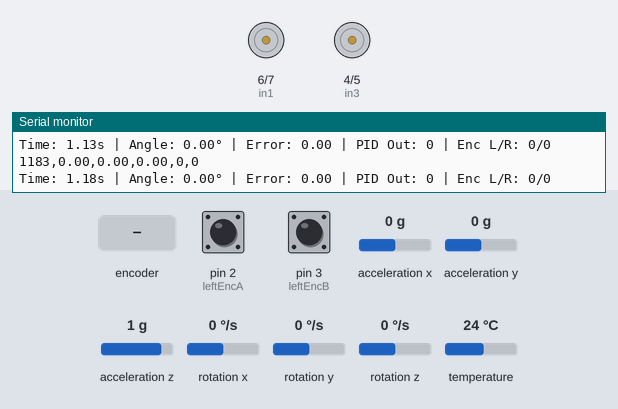
Simulated run of this sketch. Board: Arduino Uno, built with avr-gcc and run on an emulated ATmega328P. On the bench: motor-driver pin pairs drawn as motors (green arrow = first pin HIGH = forward, orange = second pin HIGH = backward, longer = more drive, scaled by the enable pin), the last lines printed to the serial monitor. Inputs (shaded band) come from the test bench; at power-on: rotation x 0 °/s, acceleration y 0 g, pin 2 (leftEncA) HIGH, pin 3 (leftEncB) HIGH, acceleration x 0 g, acceleration z 1 g, rotation y 0 °/s, rotation z 0 °/s, temperature 24 °C.

Above: at 1.2 s.
1.3 s: rotation x set to -192 °/s
At 1.56 s:
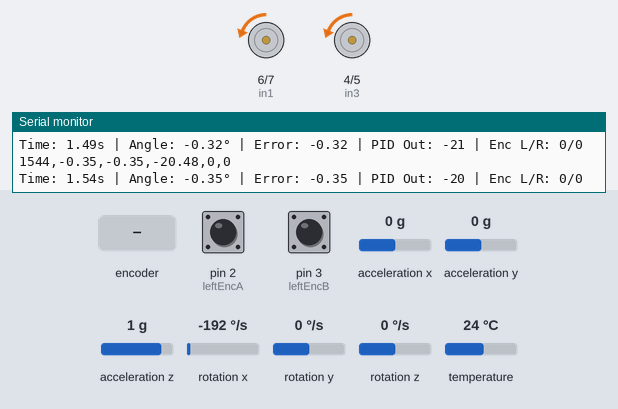
4.3 s: acceleration y set to -1.4 g
5.8 s: acceleration y set to 0 g
At 5.95 s:
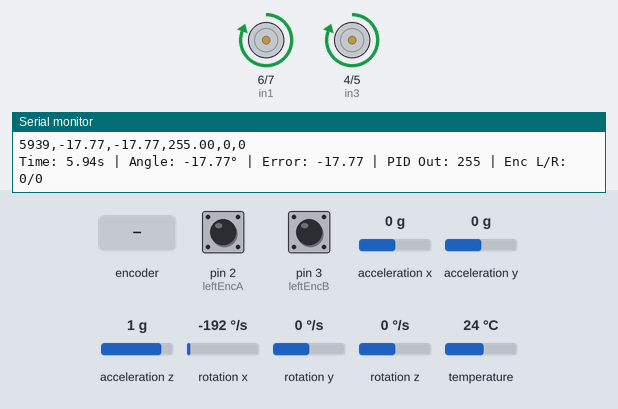
8.8 s: rotary encoder on pin 2 (leftEncA) / pin 3 (leftEncB) turned 1 step (first pin leading)
12.0 s: acceleration y set to 0.8 g
13.5 s: acceleration y set to -0.8 g
At 14.1 s:
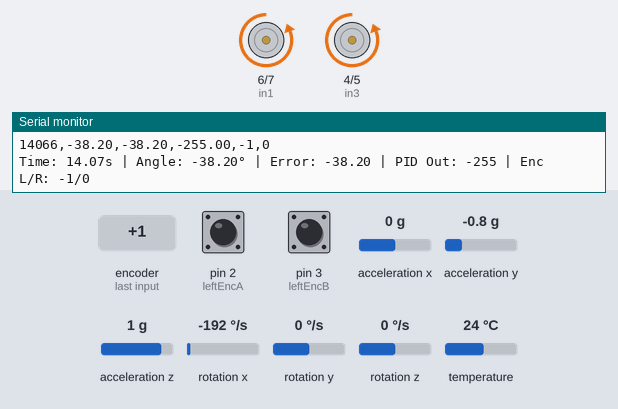
Timing chart, 0 to 16.0 s (numbered marks = the images above; inputs shaded):
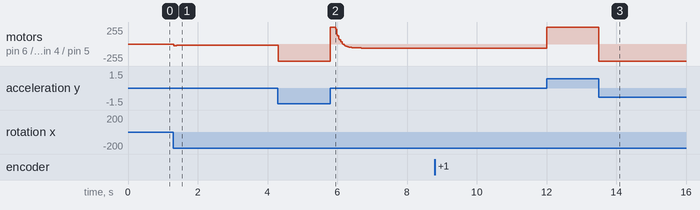

The sketch:

PID.ino
```cpp
#include <Wire.h>
#include <Adafruit_MPU6050.h>
#include <Adafruit_Sensor.h>

// These are the pins including Encoder Pins
const int enA = 9;
const int enB = 10;
const int in1 = 6;
const int in2 = 7;
const int in3 = 4;
const int in4 = 5;

const int leftEncA  = 2;
const int leftEncB  = 3;
const int rightEncA = 12;
const int rightEncB = 13;

volatile long leftEncoderCount = 0;
volatile long rightEncoderCount = 0;

Adafruit_MPU6050 mpu;

float Kp = 52;
float Ki = 0.5;
float Kd = 8;
float targetAngle = 0.0;
float error, lastError = 0;
float integral = 0;
float derivative;
float output;
float maxOutput = 255;

float angleX = 0;
float gyroXAngle = 0;
float compAngleX = 0;
float alpha = 0.96;
unsigned long timer = 0;
float dt;

const int serialPrintInterval = 50;
unsigned long lastPrintTime = 0;

void leftEncoderISR() {
  if (digitalRead(leftEncB) == LOW) {
    leftEncoderCount--;
  } else {
    leftEncoderCount++;
  }
}

void rightEncoderISR() {
  if (digitalRead(rightEncB) == LOW) {
    rightEncoderCount--;
  } else {
    rightEncoderCount++;
  }
}

void setup() {
  Serial.begin(115200);
  while (!Serial) delay(10);

  if (!mpu.begin()) {
    Serial.println("Failed to find MPU6050 chip");
    while (1) delay(10);
  }
  mpu.setAccelerometerRange(MPU6050_RANGE_8_G);
  mpu.setGyroRange(MPU6050_RANGE_500_DEG);
  mpu.setFilterBandwidth(MPU6050_BAND_21_HZ);

  pinMode(enA, OUTPUT);
  pinMode(enB, OUTPUT);
  pinMode(in1, OUTPUT);
  pinMode(in2, OUTPUT);
  pinMode(in3, OUTPUT);
  pinMode(in4, OUTPUT);

  pinMode(leftEncA, INPUT_PULLUP);
  pinMode(leftEncB, INPUT_PULLUP);
  pinMode(rightEncA, INPUT_PULLUP);
  pinMode(rightEncB, INPUT_PULLUP);

  attachInterrupt(digitalPinToInterrupt(leftEncA), leftEncoderISR, RISING);
  attachInterrupt(digitalPinToInterrupt(rightEncA), rightEncoderISR, RISING);

  Serial.println("System ready - PID balancing with encoders");
  Serial.println("Time(ms),Angle(deg),Error,PID_Output,LeftEnc,RightEnc");
  timer = micros();
}

void loop() {
  sensors_event_t a, g, temp;
  mpu.getEvent(&a, &g, &temp);

  dt = (micros() - timer) / 1000000.0;
  timer = micros();

  angleX = atan2(a.acceleration.y, a.acceleration.z) * 180 / PI;
  gyroXAngle += g.gyro.x * dt;
  compAngleX = alpha * (compAngleX + g.gyro.x * dt) + (1 - alpha) * angleX;

  error = compAngleX - targetAngle;
  float P = Kp * error;
  integral += error * dt;
  integral = constrain(integral, -maxOutput/Ki, maxOutput/Ki);
  float I = Ki * integral;
  derivative = (error - lastError) / dt;
  float D = Kd * derivative;
  lastError = error;

  output = P + I + D;
  output = constrain(output, -maxOutput, maxOutput);

  if (output > 0) {
    digitalWrite(in1, HIGH);
    digitalWrite(in2, LOW);
    digitalWrite(in3, HIGH);
    digitalWrite(in4, LOW);
    analogWrite(enA, abs(output));
    analogWrite(enB, abs(output));
  } else {
    digitalWrite(in1, LOW);
    digitalWrite(in2, HIGH);
    digitalWrite(in3, LOW);
    digitalWrite(in4, HIGH);
    analogWrite(enA, abs(output));
    analogWrite(enB, abs(output));
  }

  unsigned long currentTime = millis();
  if (currentTime - lastPrintTime >= serialPrintInterval) {
    lastPrintTime = currentTime;

    Serial.print(currentTime); Serial.print(",");
    Serial.print(compAngleX); Serial.print(",");
    Serial.print(error); Serial.print(",");
    Serial.print(output); Serial.print(",");
    Serial.print(leftEncoderCount); Serial.print(",");
    Serial.println(rightEncoderCount);

    Serial.print("Time: "); Serial.print(currentTime/1000.0, 2); Serial.print("s | ");
    Serial.print("Angle: "); Serial.print(compAngleX, 2); Serial.print("° | ");
    Serial.print("Error: "); Serial.print(error, 2); Serial.print(" | ");
    Serial.print("PID Out: "); Serial.print(output, 0); Serial.print(" | ");
    Serial.print("Enc L/R: "); Serial.print(leftEncoderCount);
    Serial.print("/"); Serial.println(rightEncoderCount);
  }

  delay(2);
}
```

Measured:
- after the input at 1.3 s, motor on pin 6 (in1) / pin 7 (in2), motor on pin 4 (in3) / pin 5 (in4): stopped → backward 21/255 at once, → backward 20/255 0.20 s later, → backward 19/255 0.11 s later
- after the input at 13.5 s, motor on pin 6 (in1) / pin 7 (in2), motor on pin 4 (in3) / pin 5 (in4): forward 255/255 → backward 255/255 at once
